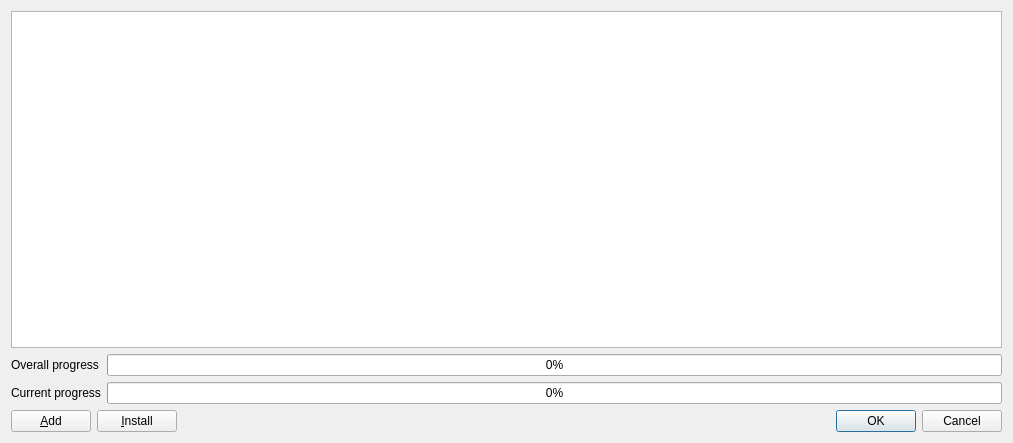
<?xml version="1.0" encoding="UTF-8"?>
<ui version="4.0">
 <class>GameInstallDialog</class>
 <widget class="QDialog" name="GameInstallDialog">
  <property name="geometry">
   <rect>
    <x>0</x>
    <y>0</y>
    <width>1013</width>
    <height>443</height>
   </rect>
  </property>
  <property name="windowTitle">
   <string>Game Installiation</string>
  </property>
  <property name="modal">
   <bool>true</bool>
  </property>
  <layout class="QVBoxLayout" name="verticalLayout">
   <item>
    <widget class="QTableView" name="mp_table_tasks">
     <property name="selectionMode">
      <enum>QAbstractItemView::NoSelection</enum>
     </property>
     <attribute name="verticalHeaderVisible">
      <bool>false</bool>
     </attribute>
    </widget>
   </item>
   <item>
    <layout class="QFormLayout" name="formLayout">
     <item row="0" column="0">
      <widget class="QLabel" name="label_2">
       <property name="text">
        <string>Overall progress</string>
       </property>
      </widget>
     </item>
     <item row="0" column="1">
      <widget class="QProgressBar" name="mp_progressbar_overall">
       <property name="value">
        <number>0</number>
       </property>
      </widget>
     </item>
     <item row="1" column="0">
      <widget class="QLabel" name="label">
       <property name="text">
        <string>Current progress</string>
       </property>
      </widget>
     </item>
     <item row="1" column="1">
      <widget class="QProgressBar" name="mp_progressbar_current">
       <property name="value">
        <number>0</number>
       </property>
      </widget>
     </item>
    </layout>
   </item>
   <item>
    <layout class="QHBoxLayout" name="horizontalLayout">
     <item>
      <widget class="QPushButton" name="mp_btn_add">
       <property name="text">
        <string>&amp;Add</string>
       </property>
      </widget>
     </item>
     <item>
      <widget class="QPushButton" name="mp_btn_install">
       <property name="text">
        <string>&amp;Install</string>
       </property>
      </widget>
     </item>
     <item>
      <widget class="QDialogButtonBox" name="mp_buttonbox">
       <property name="orientation">
        <enum>Qt::Horizontal</enum>
       </property>
       <property name="standardButtons">
        <set>QDialogButtonBox::Cancel|QDialogButtonBox::Ok</set>
       </property>
      </widget>
     </item>
    </layout>
   </item>
  </layout>
 </widget>
 <tabstops>
  <tabstop>mp_btn_add</tabstop>
  <tabstop>mp_btn_install</tabstop>
  <tabstop>mp_table_tasks</tabstop>
 </tabstops>
 <resources/>
 <connections>
  <connection>
   <sender>mp_buttonbox</sender>
   <signal>accepted()</signal>
   <receiver>GameInstallDialog</receiver>
   <slot>accept()</slot>
   <hints>
    <hint type="sourcelabel">
     <x>248</x>
     <y>254</y>
    </hint>
    <hint type="destinationlabel">
     <x>157</x>
     <y>274</y>
    </hint>
   </hints>
  </connection>
  <connection>
   <sender>mp_buttonbox</sender>
   <signal>rejected()</signal>
   <receiver>GameInstallDialog</receiver>
   <slot>reject()</slot>
   <hints>
    <hint type="sourcelabel">
     <x>316</x>
     <y>260</y>
    </hint>
    <hint type="destinationlabel">
     <x>286</x>
     <y>274</y>
    </hint>
   </hints>
  </connection>
  <connection>
   <sender>mp_btn_install</sender>
   <signal>clicked()</signal>
   <receiver>GameInstallDialog</receiver>
   <slot>install()</slot>
   <hints>
    <hint type="sourcelabel">
     <x>135</x>
     <y>419</y>
    </hint>
    <hint type="destinationlabel">
     <x>506</x>
     <y>221</y>
    </hint>
   </hints>
  </connection>
  <connection>
   <sender>mp_btn_add</sender>
   <signal>clicked()</signal>
   <receiver>GameInstallDialog</receiver>
   <slot>addTask()</slot>
   <hints>
    <hint type="sourcelabel">
     <x>49</x>
     <y>419</y>
    </hint>
    <hint type="destinationlabel">
     <x>506</x>
     <y>221</y>
    </hint>
   </hints>
  </connection>
 </connections>
 <slots>
  <slot>addTask()</slot>
  <slot>install()</slot>
 </slots>
</ui>
